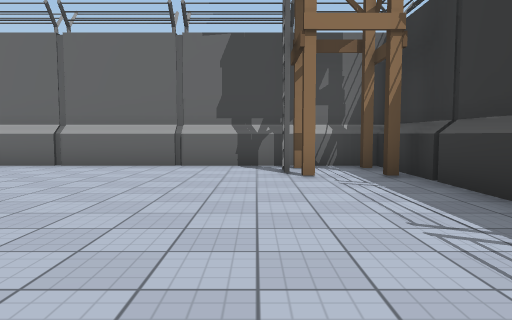
view 1 (above)

24 first-person views from a walk through a scene from a Unity 3-D project. The camera is 1.3 m above the floor, tilts 4° down and sees 70° across. The floor is counted in squares, 2 m on a side. Each view is taken from the middle of a square. On the plan, view 1 faces up. The plan holds only what a view shows up to about 11 squares ahead; the rest is blank. The place goes on beyond the plan. Some animated figures are left out. Some surface patterns are stand-ins.

view 2
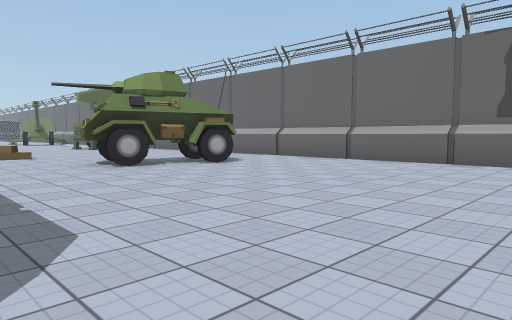

view 3
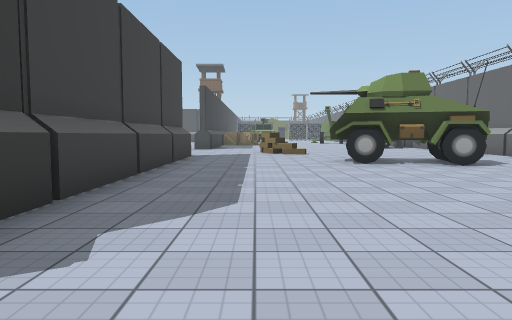

view 4
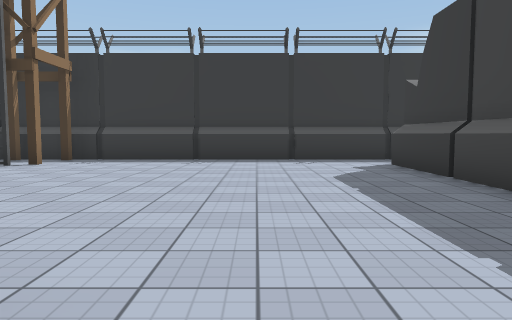

view 5
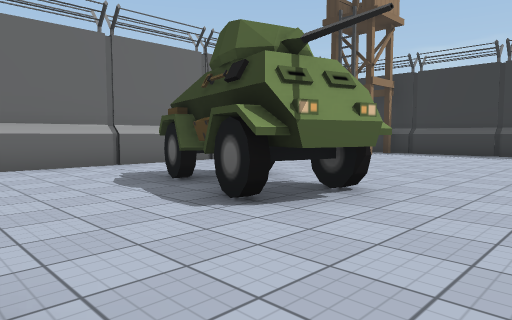

view 6
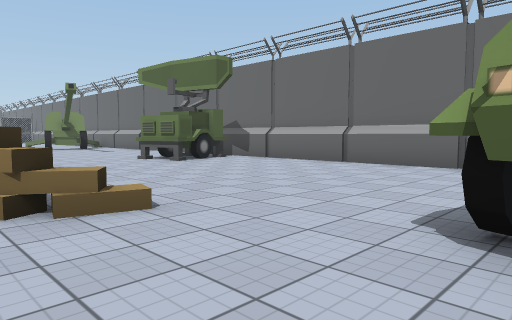

view 7
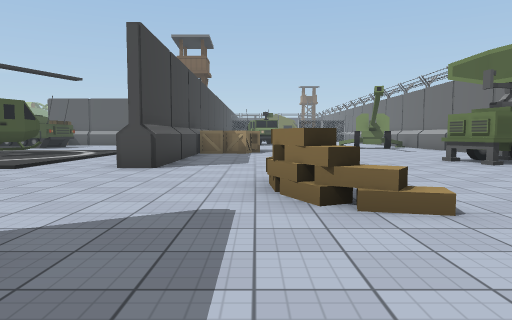

view 8
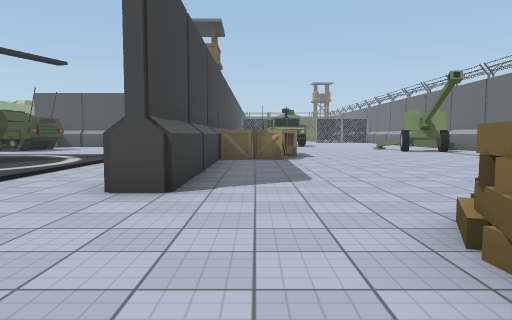

view 9
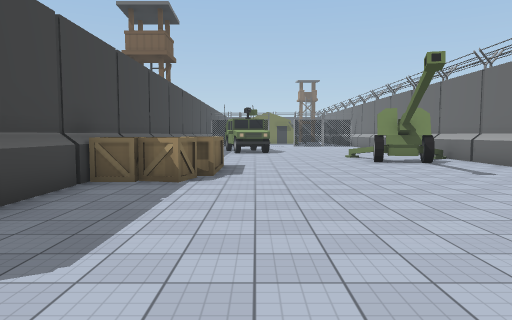

view 10
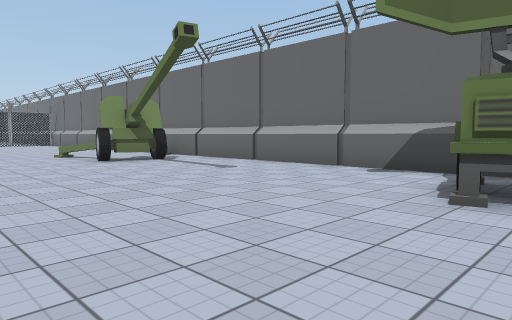

view 11
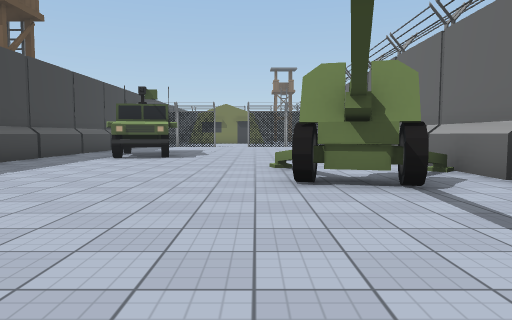

view 12
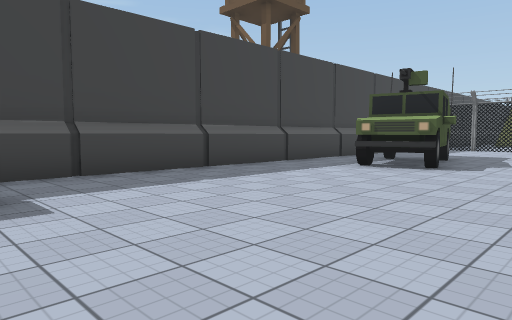

view 13
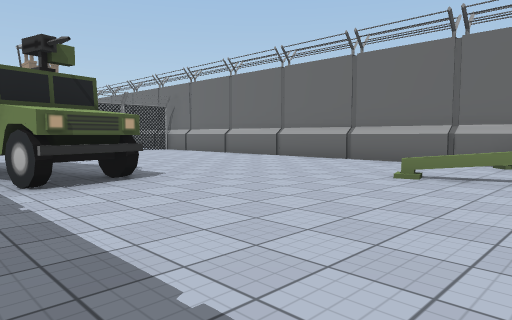

view 14
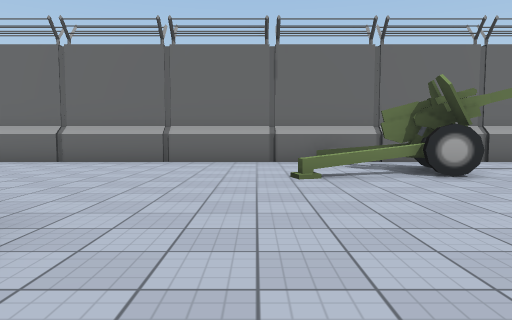

view 15
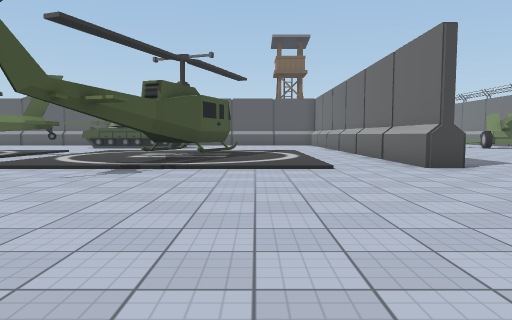

view 16
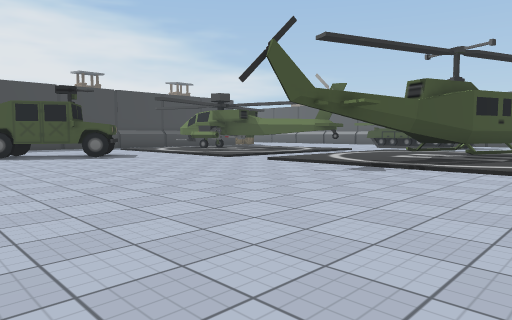

view 17
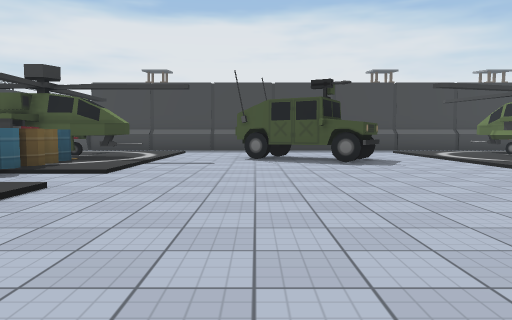

view 18
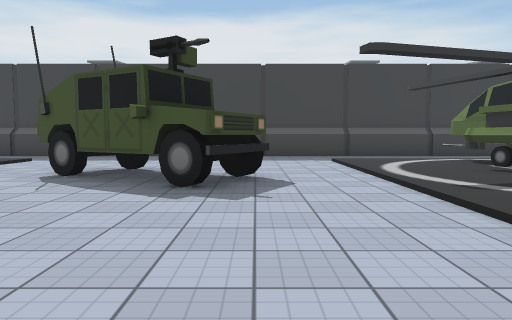

view 19
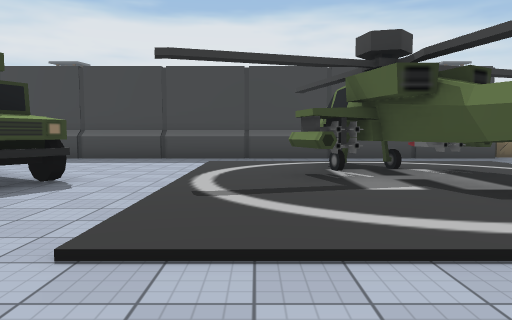

view 20
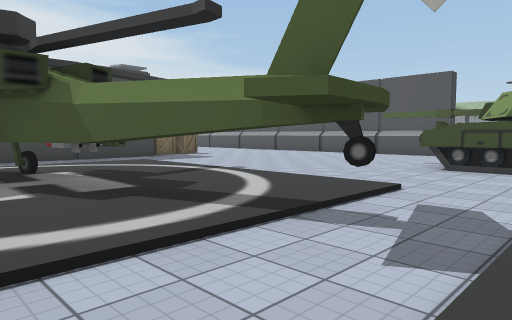

view 21
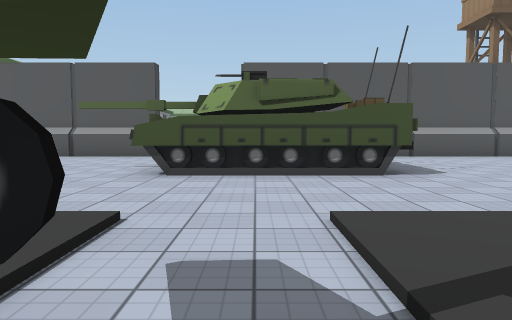

view 22
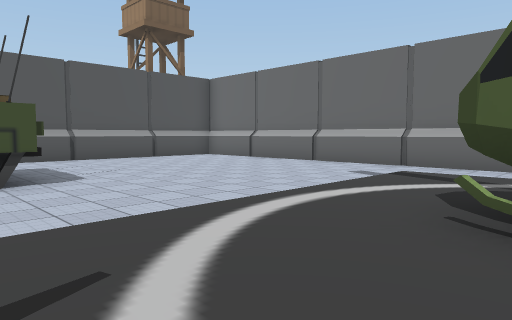

view 23
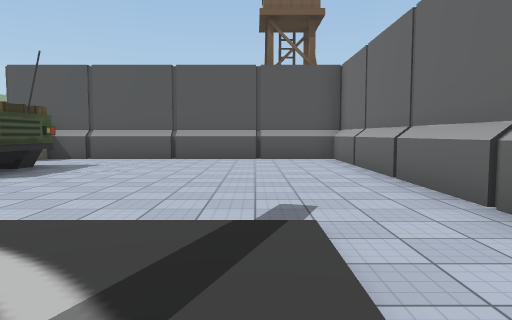

view 24
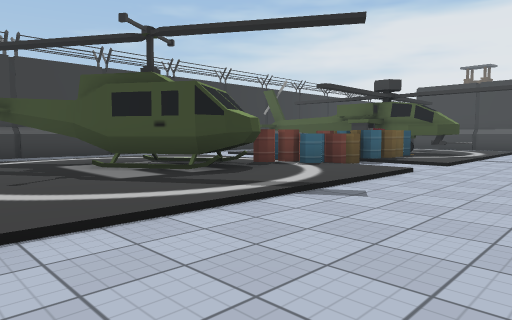

### Floor plan
Key: @ floor where view 1 was taken; # wall or solid block; . main floor; : floor 0.25 m higher than the main floor; / step, stairs or slope; = window, fence, low wall or low ledge; T tower; W wheel; C crate; H thing the floor can be seen under or through; B barrel; O other object.
Columns run from 32 left of view 1 to 3 right of it. Each row starts with its distance up from view 1.
  8 ####################################
  7 .......=.........O...............TT#
  6 .......#WW......OO...............TT#
  5 ......==W.......OO.......W#........#
  4 .........................#W........#
  3 .........................W#........#
  2 .........................#W........#
  1 OOOO.............../ /.............#
  0 OOOO......OOC.......O/..........@..#
 -1 ..........  C......................#
 -2 ############C#####.....##########..#
 -3    #..................             #
 -4    #....................
 -5    #........::::::/.......:
 -6    #........::::::/.......::::::
 -7    #........:###::/.......::::::# .#
 -8    #........:####:/.......:::###: .#
 -9    #........:::::#/.......::## :: .#
-10    #..###...::::::/.......::#: ::
-11    #O   #...::::::/.......::B::::
-12     O   #...................O
-13         #...//H////......./B
-14         #...::H:::/.......:B
-15    #........::H:::/.......:B #
-16    #........::HH#:/.#W#...:###
-17    #.. .....::HH#:/.W##W..O##
-18    #    ....::HH::/...W#..::#
-19          ...:::#::/.......:
-20           ..////O//......./
-21           ..................
-22           ##############  ###

Where each view was taken, in squares from view 1:
view 1: 0 up, 0 right, facing up
view 2: 1 down, 1 right, facing up-left
view 3: 0 up, 2 right, facing left
view 4: 1 up, 7 left, facing right
view 5: 0 up, 10 left, facing up-right
view 6: 0 up, 7 left, facing up-left
view 7: 0 up, 7 left, facing left
view 8: 1 down, 10 left, facing left
view 9: 1 up, 13 left, facing left
view 10: 1 up, 15 left, facing up-left
view 11: 4 up, 19 left, facing left
view 12: 4 up, 22 left, facing down-left
view 13: 1 down, 24 left, facing up-left
view 14: 1 down, 27 left, facing up
view 15: 6 down, 7 left, facing left
view 16: 5 down, 7 left, facing down-left
view 17: 7 down, 9 left, facing down
view 18: 11 down, 12 left, facing down
view 19: 11 down, 15 left, facing down
view 20: 11 down, 16 left, facing down-left
view 21: 12 down, 18 left, facing left
view 22: 11 down, 18 left, facing up-left
view 23: 5 down, 18 left, facing left
view 24: 5 down, 9 left, facing down-right
